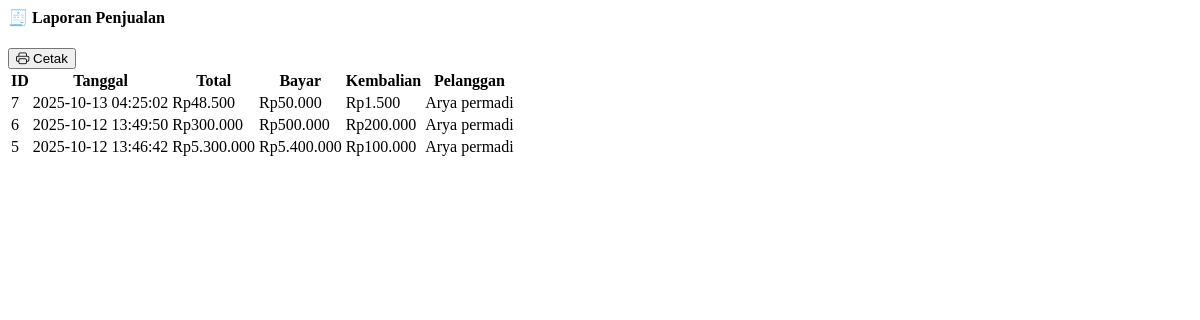
Page /modules/laporan/tampil.php on the earlier database version.
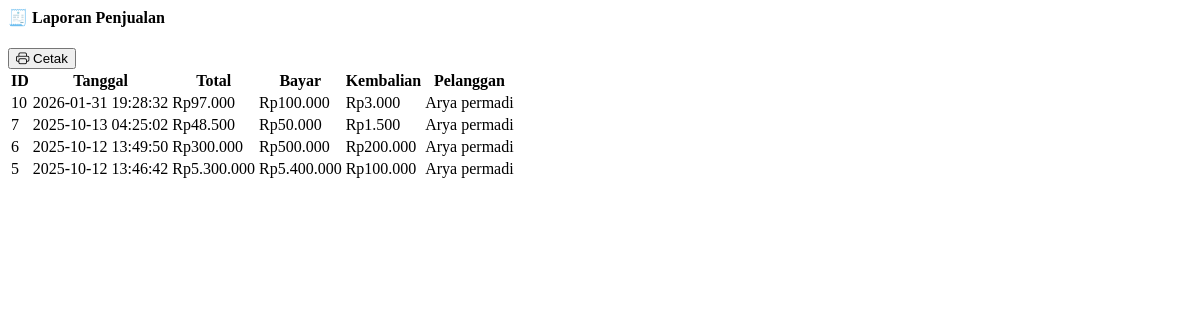
Same page on the later database version.
### tables this page shows
CREATE TABLE `penjualan` (
  `PenjualanID` int(11) NOT NULL,
  `TanggalPenjualan` datetime DEFAULT current_timestamp(),
  `TotalHarga` decimal(12,2) NOT NULL DEFAULT 0.00,
  `PelangganID` int(11) DEFAULT NULL,
  `UserID` int(11) DEFAULT NULL,
  `Bayar` bigint(20) NOT NULL DEFAULT 0,
  `Kembalian` bigint(20) NOT NULL DEFAULT 0
);

CREATE TABLE `pelanggan` (
  `PelangganID` int(11) NOT NULL,
  `Foto` varchar(225) NOT NULL,
  `NamaPelanggan` varchar(255) NOT NULL,
  `Alamat` text DEFAULT NULL,
  `NomorTelepon` varchar(20) DEFAULT NULL
);

### modules/laporan/tampil.php (the view, shortened to what this page needs)
<?php
require_once __DIR__ . '/../../includes/koneksi.php';
$res = mysqli_query($koneksi, "
    SELECT p.*, c.NamaPelanggan
    FROM penjualan p
    LEFT JOIN pelanggan c ON p.PelangganID = c.PelangganID
    ORDER BY p.PenjualanID DESC
");
?>
<div class="d-flex justify-content-between align-items-center mb-3">
  <h4 class="fw-bold mb-0">🧾 Laporan Penjualan</h4>
  <button class="btn btn-outline-primary btn-sm" onclick="window.print()">
    <i class="bi bi-printer"></i> Cetak
  </button>
</div>
<div class="card shadow-sm">
  <div class="card-body p-0">
    <div class="table-responsive">
      <table class="table table-hover align-middle mb-0">
        <thead class="table-light text-center">
          <tr>
            <th>ID</th>
            <th>Tanggal</th>
            <th>Total</th>
            <th>Bayar</th>
            <th>Kembalian</th>
            <th>Pelanggan</th>
          </tr>
        </thead>
        <tbody>
          <?php if (mysqli_num_rows($res) === 0): ?>
            <tr>
              <td colspan="6" class="text-center text-muted py-4">
                Belum ada data penjualan
              </td>
            </tr>
          <?php else: while($r = mysqli_fetch_assoc($res)): ?>
            <tr>
              <td class="text-center"><?= $r['PenjualanID'] ?></td>
              <td><?= $r['TanggalPenjualan'] ?></td>
              <td>Rp<?= number_format($r['TotalHarga'],0,',','.') ?></td>
              <td>Rp<?= number_format($r['Bayar'],0,',','.') ?></td>
              <td>Rp<?= number_format($r['Kembalian'],0,',','.') ?></td>
              <td><?= htmlspecialchars($r['NamaPelanggan'] ?? 'Umum') ?></td>
            </tr>
          <?php endwhile; endif; ?>
        </tbody>
      </table>
    </div>
  </div>
</div>
<link rel="stylesheet" href="https://cdn.jsdelivr.net/npm/bootstrap-icons@1.11.1/font/bootstrap-icons.css">

Differences in the rows shown:
added penjualan: PenjualanID "10", TanggalPenjualan "2026-01-31 19:28:32", TotalHarga "97.000", Bayar "100.000", Kembalian "3.000", PelangganID.NamaPelanggan "Arya permadi"
